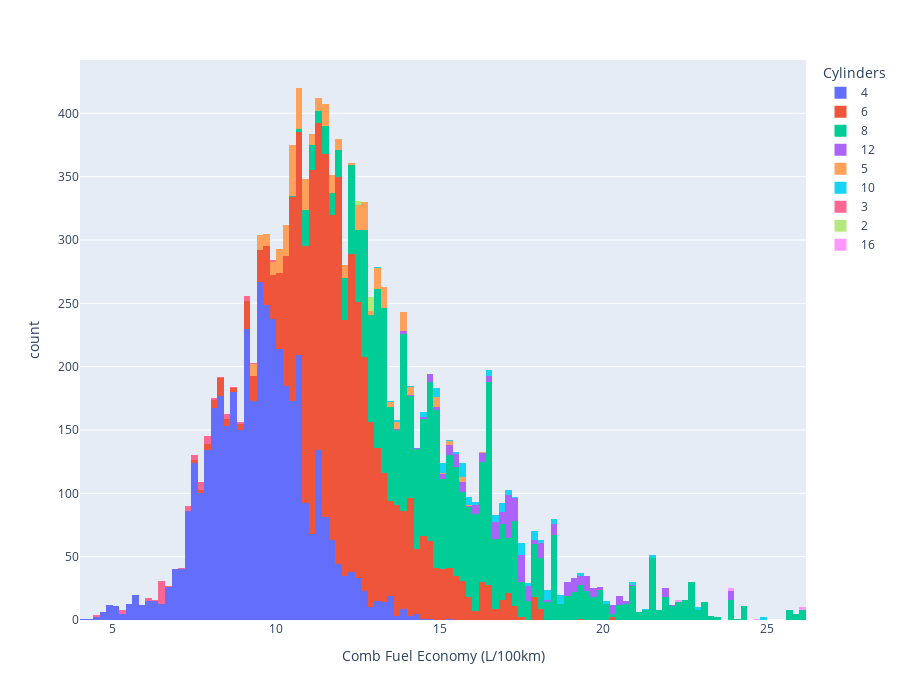

Notebook source saved alongside this figure:
### Code cell
fig = px.histogram(fuel_ratings, x='Comb Fuel Economy (L/100km)', color='Cylinders')
fig.update_layout(height=700)

fig.show()

### Figure 1 — Plotly figure (JSON) as saved in the notebook; plotly's stock layout.template omitted (floating-point values rounded to 4 significant figures; data arrays with more than 128 entries replaced by an {"elided": "..."} marker saying what was removed)
{"data": [{"alignmentgroup": "True", "bingroup": "x", "hovertemplate": "Cylinders=4<br>Comb Fuel Economy (L/100km)=%{x}<br>count=%{y}<extra></extra>", "legendgroup": "4", "marker": {"color": "#636efa", "pattern": {"shape": ""}}, "name": "4", "offsetgroup": "4", "orientation": "v", "showlegend": true, "type": "histogram", "x": {"elided": "4133 float values"}, "xaxis": "x", "yaxis": "y"}, {"alignmentgroup": "True", "bingroup": "x", "hovertemplate": "Cylinders=6<br>Comb Fuel Economy (L/100km)=%{x}<br>count=%{y}<extra></extra>", "legendgroup": "6", "marker": {"color": "#EF553B", "pattern": {"shape": ""}}, "name": "6", "offsetgroup": "6", "orientation": "v", "showlegend": true, "type": "histogram", "x": {"elided": "4383 float values"}, "xaxis": "x", "yaxis": "y"}, {"alignmentgroup": "True", "bingroup": "x", "hovertemplate": "Cylinders=8<br>Comb Fuel Economy (L/100km)=%{x}<br>count=%{y}<extra></extra>", "legendgroup": "8", "marker": {"color": "#00cc96", "pattern": {"shape": ""}}, "name": "8", "offsetgroup": "8", "orientation": "v", "showlegend": true, "type": "histogram", "x": {"elided": "3101 float values"}, "xaxis": "x", "yaxis": "y"}, {"alignmentgroup": "True", "bingroup": "x", "hovertemplate": "Cylinders=12<br>Comb Fuel Economy (L/100km)=%{x}<br>count=%{y}<extra></extra>", "legendgroup": "12", "marker": {"color": "#ab63fa", "pattern": {"shape": ""}}, "name": "12", "offsetgroup": "12", "orientation": "v", "showlegend": true, "type": "histogram", "x": {"elided": "279 float values"}, "xaxis": "x", "yaxis": "y"}, {"alignmentgroup": "True", "bingroup": "x", "hovertemplate": "Cylinders=5<br>Comb Fuel Economy (L/100km)=%{x}<br>count=%{y}<extra></extra>", "legendgroup": "5", "marker": {"color": "#FFA15A", "pattern": {"shape": ""}}, "name": "5", "offsetgroup": "5", "orientation": "v", "showlegend": true, "type": "histogram", "x": {"elided": "380 float values"}, "xaxis": "x", "yaxis": "y"}, {"alignmentgroup": "True", "bingroup": "x", "hovertemplate": "Cylinders=10<br>Comb Fuel Economy (L/100km)=%{x}<br>count=%{y}<extra></extra>", "legendgroup": "10", "marker": {"color": "#19d3f3", "pattern": {"shape": ""}}, "name": "10", "offsetgroup": "10", "orientation": "v", "showlegend": true, "type": "histogram", "x": [24.9, 22.8, 17.5, 20.9, 13.4, 16.8, 24.9, 22.8, 17.5, 17.5, 20.9, 14.8, 15.2, 17, 18.3, 16.6, 18.5, 17, 18.3, 18, 18.7, 17.2, 17.9, 19.2, 20, 14.8, 15.8, 17, 18.3, 17, 18.3, 16.6, 18.5, 15.1, 15.1, 18, 18.7, 19.2, 20, 16, 17.7, 14.8, 15.8, 16.8, 18.2, 16.6, 18.5, 16.8, 18.2, 15.1, 15.1, 15.6, 17.4, 15.7, 17.5, 16, 17.7, 14.8, 16.7, 18.3, 16.6, 18.5, 16.7, 18.3, 15.1, 15.1, 15.6, 17.4, 15.7, 18.6, 16.4, 17.9, 16.4, 17.9, 14.8, 21.5, 15.6, 17.4, 15.7, 18.6, 16.4, 17.9, 16.4, 17.9, 21.5, 15.6, 17.4, 15.7, 18.6, 18.7, 15.6, 17.4, 15.7, 18.6, 16.9, 16.9, 14.8, 17.8, 14.8, 17.8, 21.2, 15.7, 17.4, 16.9, 16.9, 13.1, 14.5, 14.5, 14.4, 15, 14.5, 15, 13.7, 15.5, 13.7, 15.5, 14, 15.8, 15.9, 15.8, 15.9], "xaxis": "x", "yaxis": "y"}, {"alignmentgroup": "True", "bingroup": "x", "hovertemplate": "Cylinders=3<br>Comb Fuel Economy (L/100km)=%{x}<br>count=%{y}<extra></extra>", "legendgroup": "3", "marker": {"color": "#FF6692", "pattern": {"shape": ""}}, "name": "3", "offsetgroup": "3", "orientation": "v", "showlegend": true, "type": "histogram", "x": [4.5, 5.2, 4.5, 5.2, 5.2, 6.5, 6.5, 6.5, 6.5, 6.5, 6.5, 6.5, 6.5, 6.4, 6.4, 6.4, 6.4, 6, 6.4, 6.4, 6.4, 8.4, 7.5, 7, 7.9, 7.5, 7.9, 7.4, 9, 9.1, 7.9, 7.4, 9.2, 9.1, 6, 6.5, 6.4, 6.6, 7.8, 7.9, 8.6, 7.8, 7.7, 8.4, 8.9, 8, 8.4, 7.3, 7.6, 7.3, 7.6, 8.5, 7.3, 7.6, 8.3, 9, 6.2, 6.5, 7.2, 7.6, 7.7, 9.8], "xaxis": "x", "yaxis": "y"}, {"alignmentgroup": "True", "bingroup": "x", "hovertemplate": "Cylinders=2<br>Comb Fuel Economy (L/100km)=%{x}<br>count=%{y}<extra></extra>", "legendgroup": "2", "marker": {"color": "#B6E880", "pattern": {"shape": ""}}, "name": "2", "offsetgroup": "2", "orientation": "v", "showlegend": true, "type": "histogram", "x": [12.9, 12.8, 12.5, 12.8, 12.5, 12.8, 12.5, 12.8, 12.9, 12.8, 12.9, 12.8, 12.9, 12.8], "xaxis": "x", "yaxis": "y"}, {"alignmentgroup": "True", "bingroup": "x", "hovertemplate": "Cylinders=16<br>Comb Fuel Economy (L/100km)=%{x}<br>count=%{y}<extra></extra>", "legendgroup": "16", "marker": {"color": "#FF97FF", "pattern": {"shape": ""}}, "name": "16", "offsetgroup": "16", "orientation": "v", "showlegend": true, "type": "histogram", "x": [24.6, 23.8, 23.8, 22.2, 22.2, 26.1, 26.1], "xaxis": "x", "yaxis": "y"}], "layout": {"barmode": "relative", "height": 700, "legend": {"title": {"text": "Cylinders"}, "tracegroupgap": 0}, "margin": {"t": 60}, "xaxis": {"anchor": "y", "domain": [0, 1], "title": {"text": "Comb Fuel Economy (L/100km)"}}, "yaxis": {"anchor": "x", "domain": [0, 1], "title": {"text": "count"}}}}
